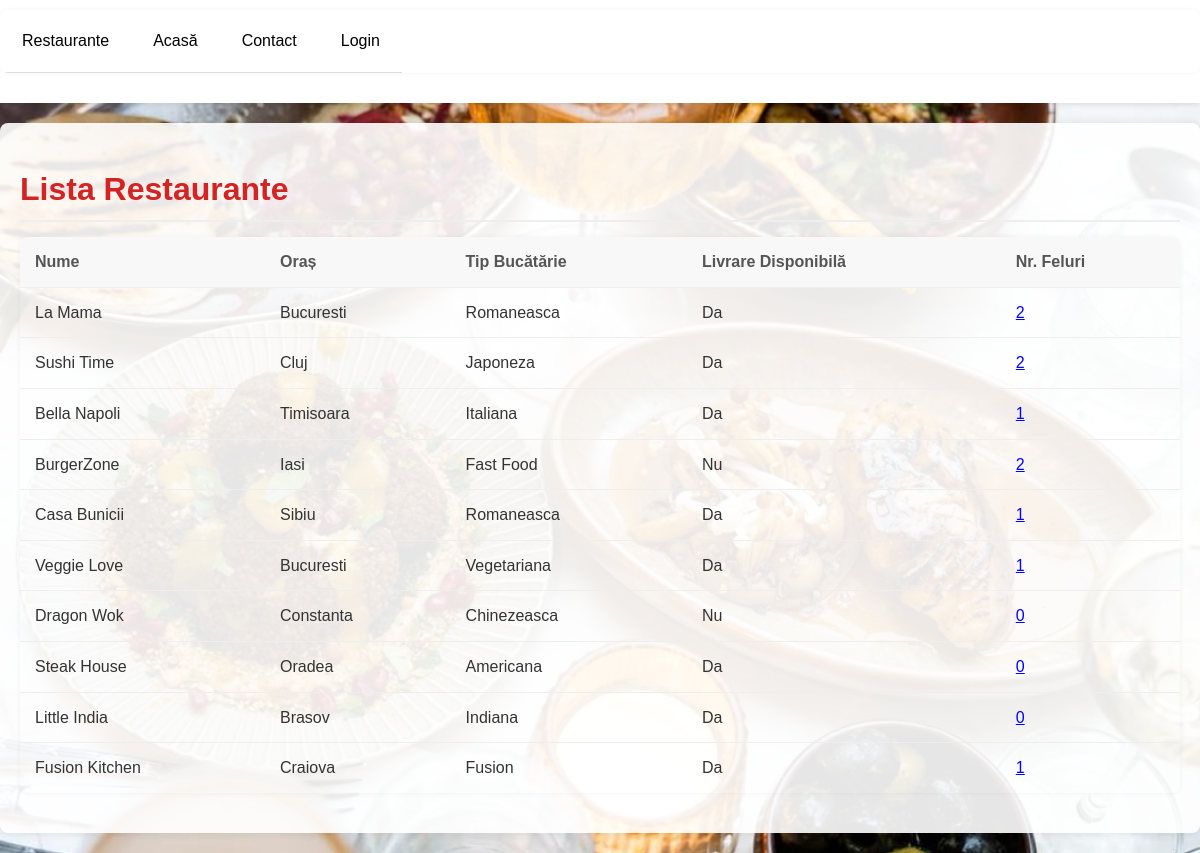
The page /restaurante_clienti.php on the database its author committed.
### tables this page shows
CREATE TABLE tblRestaurante(
    restaurant_id INT AUTO_INCREMENT PRIMARY KEY,
    nume_restaurant VARCHAR(100) NOT NULL,
    oras VARCHAR(50),
    tip_bucatarie VARCHAR(50),
    livrare_disponibila BOOLEAN,
    CONSTRAINT chk_oras CHECK (oras IS NOT NULL)
	
);

### restaurante_clienti.php (the view, shortened to what this page needs)
<?php
$db = mysqli_connect('localhost', 'root', '', 'restaurantedb') or die('Error connecting to MySQL server.');
$query = "SELECT
              r.restaurant_id,
              r.nume_restaurant,
              r.oras,
              r.tip_bucatarie,
              r.livrare_disponibila,
              COUNT(pr.produs_id) as nr_feluri
          FROM tblRestaurante r
          LEFT JOIN tblProdusRestaurant pr ON r.restaurant_id = pr.restaurant_id";
$query .= " GROUP BY r.restaurant_id";
$result = mysqli_query($db, $query); ?>
<!DOCTYPE html>
<html>
<head>
    <link rel="stylesheet" type="text/css" href="style.css">
</head>
<body class="background-restaurante">
    <?php include('header.php'); ?>
    <div class="container">
        <h1>Lista Restaurante</h1>
        <table>
            <thead>
                <tr>
                    <th>Nume</th>
                    <th>Oraș</th>
                    <th>Tip Bucătărie</th>
                    <th>Livrare Disponibilă</th>
                    <th>Nr. Feluri</th>
                </tr>
            </thead>
            <tbody>
                <?php while ($row = mysqli_fetch_assoc($result)) { ?>
                    <tr>
                        <td><?php echo $row['nume_restaurant']; ?></td>
                        <td><?php echo $row['oras']; ?></td>
                        <td><?php echo $row['tip_bucatarie']; ?></td>
                        <td><?php echo $row['livrare_disponibila'] ? 'Da' : 'Nu'; ?></td>
                        <td>
                            <a href="restaurante_clienti.php?show_produse=<?php echo $row['restaurant_id']; ?>" class="nr-feluri-clickable">
                                <?php echo $row['nr_feluri']; ?>
                            </a>
                        </td>
                    </tr>
                <?php } ?>
            </tbody>
        </table>
    </div>
</body>
</html>

### header.php (shortened to what this page needs)
<header>
    <nav>
        <table class="list" id="menuTable">
            <tr>
                <?php if (isset($_SESSION['rol'])) { ?>
                    <?php if ($_SESSION['rol'] == 'client') { ?>
                        <td><a href="restaurante_clienti.php">Restaurante</a></td>
                        <td><a href="comenzi_clienti.php">Comenzi</a></td>
                        <td><a href="rezervari_clienti.php">Rezervari</a></td>
                        <td><a href="index.php">Acasă</a></td>
                        <td><a href="contact.php">Contact</a></td>
                        <td><a href="logout.php">Logout</a></td>
                    <?php } elseif ($_SESSION['rol'] == 'administrator') { ?>
                        <td><a href="restaurante.php">Restaurante</a></td>
                        <td><a href="produse_admin.php">Produse</a></td>
                        <td><a href="comenzi_admin.php">Comenzi</a></td>
                        <td><a href="rezervari_admin.php">Rezervari</a></td>
                        <td><a href="clienti.php">Clienti</a></td>
                        <td><a href="admin_approval.php">Approve Admins</a></td>
                        <td><a href="inbox.php">Inbox</a></td>  <td><a href="logout.php">Logout</a></td>
                    <?php } ?>
                <?php } else { ?>
                    <td><a href="restaurante_clienti.php">Restaurante</a></td>
                    <td><a href="index.php">Acasă</a></td>
                    <td><a href="contact.php">Contact</a></td>
                    <td><a href="login.php">Login</a></td>
                <?php } ?>
            </tr>
        </table>
    </nav>
</header>

### style.css (style rules this page uses)
body { font-family: 'Arial', sans-serif; margin: 0; padding: 0; background-color: #f4f4f4; color: #333; line-height: 1.6; }
.background-restaurante { background-image: url('images/background4.jpg'); background-size: cover; background-position: center; background-repeat: no-repeat; background-attachment: fixed; }
.container { max-width: 1200px; margin: 20px auto; padding: 20px; background-color: #fff; box-shadow: 0 0 10px rgba(0, 0, 0, 0.1); border-radius: 8px; background-color: rgba(255, 255, 255, 0.9); }
h1, h2, h3 { color: #d32323; margin-bottom: 15px; border-bottom: 2px solid #eee; padding-bottom: 5px; }
a { color: #d32323; text-decoration: none; transition: color 0.3s ease; }
header { background-color: #fff; box-shadow: 0 2px 5px rgba(0, 0, 0, 0.1); position: sticky; top: 0; z-index: 1000; }
nav { padding: 10px 0; }
nav table { width: 100%; border-collapse: collapse; display: flex; justify-content: center; align-items: center; }
nav table.list tr { display: flex; justify-content: center; align-items: center; width: 100%; }
nav table.list tr td, nav table.list tr th { text-align: center; padding: 10px; }
nav table.list tr:last-child td { padding-top: 20px; }
table { width: 100%; border-collapse: collapse; margin-bottom: 20px; box-shadow: 0 0 5px rgba(0, 0, 0, 0.05); border-radius: 8px; overflow: hidden; }
table th, table td { padding: 12px 15px; text-align: left; border-bottom: 1px solid #eee; }
table th { background-color: #f8f8f8; color: #555; font-weight: bold; }
table tr:last-child td { border-bottom: none; }
#menuTable { width: 100%; border-collapse: collapse; display: flex; justify-content: center; align-items: center; }
#menuTable tr { display: flex; flex-wrap: wrap; justify-content: center; align-items: center; width: 100%; }
#menuTable td { padding: 10px; text-align: center; border-bottom: 1px solid #ddd; flex: 0 0 auto; }
#menuTable a { text-decoration: none; color: black; display: block; padding: 8px 12px; }
#menuTable { display: block; }
.nr-feluri-clickable { cursor: pointer; color: blue; text-decoration: underline; }

### restaurante_clienti.php (style rules this page uses)
.nr-feluri-clickable { cursor: pointer; color: blue; text-decoration: underline; }

### rows shown on the page
tblrestaurante: nume_restaurant "La Mama", oras "Bucuresti", tip_bucatarie "Romaneasca", livrare_disponibila "Da", nr_feluri "2"
tblrestaurante: nume_restaurant "Sushi Time", oras "Cluj", tip_bucatarie "Japoneza", livrare_disponibila "Da", nr_feluri "2"
tblrestaurante: nume_restaurant "Bella Napoli", oras "Timisoara", tip_bucatarie "Italiana", livrare_disponibila "Da", nr_feluri "1"
tblrestaurante: nume_restaurant "BurgerZone", oras "Iasi", tip_bucatarie "Fast Food", livrare_disponibila "Nu", nr_feluri "2"
tblrestaurante: nume_restaurant "Casa Bunicii", oras "Sibiu", tip_bucatarie "Romaneasca", livrare_disponibila "Da", nr_feluri "1"
tblrestaurante: nume_restaurant "Veggie Love", oras "Bucuresti", tip_bucatarie "Vegetariana", livrare_disponibila "Da", nr_feluri "1"
tblrestaurante: nume_restaurant "Dragon Wok", oras "Constanta", tip_bucatarie "Chinezeasca", livrare_disponibila "Nu", nr_feluri "0"
tblrestaurante: nume_restaurant "Steak House", oras "Oradea", tip_bucatarie "Americana", livrare_disponibila "Da", nr_feluri "0"
tblrestaurante: nume_restaurant "Little India", oras "Brasov", tip_bucatarie "Indiana", livrare_disponibila "Da", nr_feluri "0"
tblrestaurante: nume_restaurant "Fusion Kitchen", oras "Craiova", tip_bucatarie "Fusion", livrare_disponibila "Da", nr_feluri "1"
